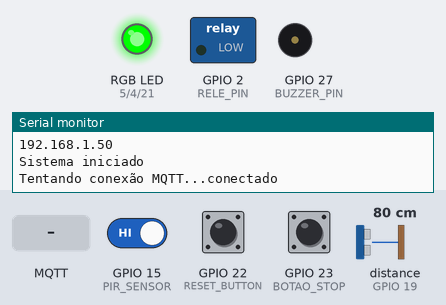
Bench run of a sketch on a simulated ESP32. Shown: switched loads named in the sketch (green lamp = pin HIGH), an RGB LED mixed from three pins (HIGH = lit), buzzer (waves = sounding), the last lines printed to the serial monitor. Wiring (inferred from the names in the program): ultrasonic range finder: trigger GPIO 18; echo GPIO 19. Inputs (shaded band) come from the test bench; at power-on: distance to the obstacle (sensor on GPIO 19) 80 cm, GPIO 15 (PIR_SENSOR) HIGH, GPIO 22 (RESET_BUTTON) HIGH, GPIO 23 (BOTAO_STOP) HIGH. The echo pulse lasts 58.3 µs per cm; WiFi joins after 1.5 s; servers stay silent unless stated; random numbers use the default seed unless the sketch sets one; no MQTT or app messages arrive unless stated; pins used as bus, display or sensor lines are not drawn.

Above: at 2.7 s.
2.8 s: distance to the obstacle (sensor on GPIO 19) set to 29 cm
4.3 s: distance to the obstacle (sensor on GPIO 19) set to 23 cm
At 5.0 s:
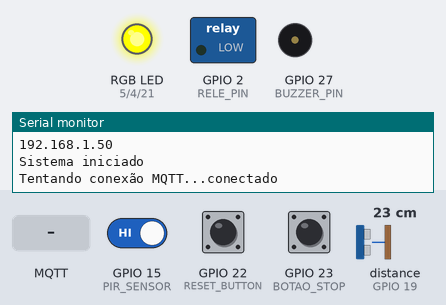
5.8 s: MQTT message "stop" arrives on the first subscribed topic
At 7.0 s:
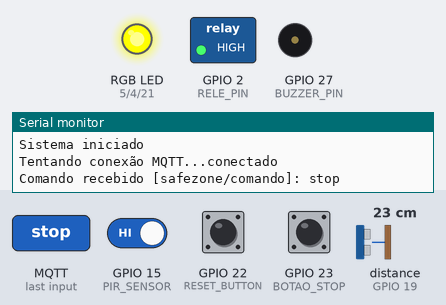
7.3 s: MQTT message "reset" arrives on the first subscribed topic
At 8.2 s:
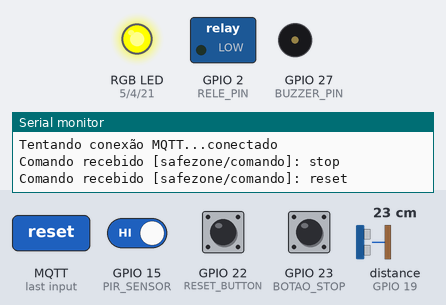
8.8 s: distance to the obstacle (sensor on GPIO 19) set to 17 cm
10.3 s: distance to the obstacle (sensor on GPIO 19) set to 13 cm
At 12.7 s:
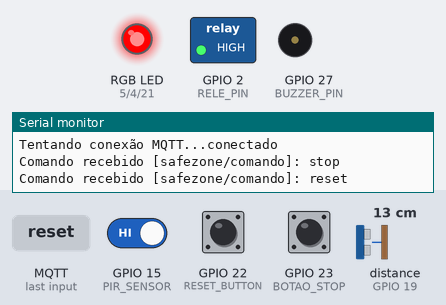
Timing chart, 0 to 14.2 s (numbered marks = the images above; inputs shaded):
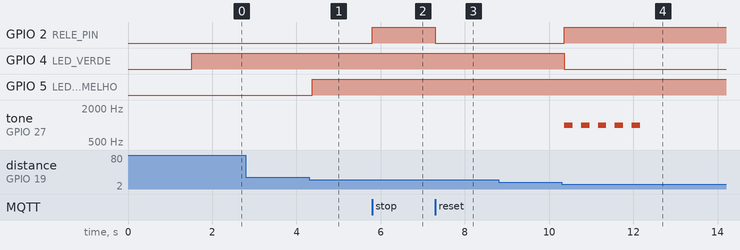

Measured:
- the behaviour switches between 26 and 25 cm on distance to the obstacle (sensor on GPIO 19) (found by bisection; images 0 and 1)
- the behaviour switches between 16 and 15 cm on distance to the obstacle (sensor on GPIO 19) (found by bisection; images 3 and 4)
- after the input at 2.8 s, every drawn part: stays the same
- after the input at 4.3 s, GPIO 5 (LED_VERMELHO): LOW → HIGH after 0.08 s
- after the input at 5.8 s, GPIO 2 (RELE_PIN): LOW → HIGH at once
- after the input at 7.3 s, GPIO 2 (RELE_PIN): HIGH → LOW at once
- after the input at 8.8 s, every drawn part: stays the same
- after the input at 10.3 s, GPIO 2 (RELE_PIN): LOW → HIGH after 0.06 s; GPIO 4 (LED_VERDE): HIGH → LOW after 0.06 s; tone on GPIO 27 (BUZZER_PIN): alternates 1000 Hz for 0.20 s and silent for 0.20 s, 10 changes in all, then stays silent, starting after 0.06 s

The sketch:

projeto_IoT.ino
```cpp
#include <Arduino.h>
#include <WiFi.h>
#include <PubSubClient.h>

// PINOS
#define PIR_SENSOR 15
#define TRIG_PIN 18
#define ECHO_PIN 19
#define LED_VERMELHO 5
#define LED_VERDE 4
#define LED_AZUL 21
#define BUZZER_PIN 27
#define RELE_PIN 2
#define BOTAO_STOP 23
#define RESET_BUTTON 22

// CONFIGURAÇÕES WIFI / MQTT
const char* ssid = "M52 de paulo"; //nome da rede wifi
const char* password = "12345678"; //senha da rede wifi
const char* broker_mqtt = "broker.hivemq.com";
const int porta_mqtt = 1883;

WiFiClient espClient;
PubSubClient client(espClient);


bool maquinaBloqueada = false;
unsigned long lastPublish = 0;

enum EstadoSistema {
  SEGURO,
  ALERTA,
  PERIGO,
  PARADO
};

EstadoSistema estadoAtual = SEGURO;


void setup_wifi() {
  delay(10);
  Serial.println();
  Serial.print("Conectando em ");
  Serial.println(ssid);

  WiFi.begin(ssid, password);

  while (WiFi.status() != WL_CONNECTED) {
    delay(500);
    Serial.print(".");
  }

  Serial.println("");
  Serial.println("WiFi conectado");
  Serial.println("IP: ");
  Serial.println(WiFi.localIP());
}

void callback(char* topic, byte* payload, unsigned int length) {
  String msg = "";
  for (int i = 0; i < length; i++) {
    msg += (char)payload[i];
  }

  Serial.print("Comando recebido [");
  Serial.print(topic);
  Serial.print("]: ");
  Serial.println(msg);

  if (msg == "reset") {
    maquinaBloqueada = false;
    estadoAtual = SEGURO;
    digitalWrite(RELE_PIN, LOW);
    noTone(BUZZER_PIN);
    client.publish("safezone/evento", "Reset remoto via Dashboard");
  }
  else if (msg == "stop") {
    maquinaBloqueada = true;
    estadoAtual = PARADO;
    digitalWrite(RELE_PIN, HIGH);
    client.publish("safezone/evento", "PARADA remota via Dashboard");
  }
}

void reconnect() {
  while (!client.connected()) {
    Serial.print("Tentando conexão MQTT...");
    String clientId = "ESP32SafeZone-" + String(random(0xffff), HEX);
    if (client.connect(clientId.c_str())) {
      Serial.println("conectado");
      client.subscribe("safezone/comando");
      client.publish("safezone/evento", "ESP32 Conectada");
      publicarDados(medirDistancia(), digitalRead(PIR_SENSOR));
    } else {
      Serial.print("falhou, rc=");
      Serial.print(client.state());
      Serial.println(" tentando novamente em 5 segundos");
      delay(5000);
    }
  }
}

void publicarDados(uint32_t distancia, bool movimento) {
  String statusStr = "";
  switch (estadoAtual) {
    case SEGURO: statusStr = "SEGURO"; break;
    case ALERTA: statusStr = "ALERTA"; break;
    case PERIGO: statusStr = "PERIGO"; break;
    case PARADO: statusStr = "PARADO"; break;
  }

  client.publish("safezone/status", statusStr.c_str(), true);
  client.publish("safezone/distancia", String(distancia).c_str(), true);
  client.publish("safezone/movimento", movimento ? "SIM" : "NAO", true);
}

// LED RGB
void ledSeguro() {
  digitalWrite(LED_VERMELHO, LOW);
  digitalWrite(LED_VERDE, HIGH);
  digitalWrite(LED_AZUL, LOW);
}

void ledAlerta() {
  digitalWrite(LED_VERMELHO, HIGH);
  digitalWrite(LED_VERDE, HIGH);
  digitalWrite(LED_AZUL, LOW);
}

void ledPerigo() {
  digitalWrite(LED_VERMELHO, HIGH);
  digitalWrite(LED_VERDE, LOW);
  digitalWrite(LED_AZUL, LOW);
}

// DISTÂNCIA
uint32_t medirDistancia() {
  digitalWrite(TRIG_PIN, LOW);
  delayMicroseconds(5);
  digitalWrite(TRIG_PIN, HIGH);
  delayMicroseconds(10);
  digitalWrite(TRIG_PIN, LOW);

  long duracao = pulseIn(ECHO_PIN, HIGH, 30000);

  if (duracao == 0) return 999;
  return duracao / 58;
}

void setup() {
  Serial.begin(115200);

  setup_wifi();
  client.setServer(broker_mqtt, porta_mqtt);
  client.setCallback(callback);

  pinMode(PIR_SENSOR, INPUT);
  pinMode(TRIG_PIN, OUTPUT);
  pinMode(ECHO_PIN, INPUT);
  pinMode(LED_VERMELHO, OUTPUT);
  pinMode(LED_VERDE, OUTPUT);
  pinMode(LED_AZUL, OUTPUT);
  pinMode(BUZZER_PIN, OUTPUT);
  pinMode(RELE_PIN, OUTPUT);
  pinMode(BOTAO_STOP, INPUT_PULLUP);
  pinMode(RESET_BUTTON, INPUT_PULLUP);

  digitalWrite(RELE_PIN, LOW);
  ledSeguro();

  Serial.println("Sistema iniciado");
}

void loop() {
  if (!client.connected()) {
    reconnect();
  }
  client.loop();

  // BOTÕES FÍSICOS
  if (!digitalRead(BOTAO_STOP)) {
    maquinaBloqueada = true;
    estadoAtual = PARADO;
    digitalWrite(RELE_PIN, HIGH);
    client.publish("safezone/evento", "Botão STOP físico pressionado");
    delay(300);
  }

  if (!digitalRead(RESET_BUTTON)) {
    maquinaBloqueada = false;
    estadoAtual = SEGURO;
    digitalWrite(RELE_PIN, LOW);
    noTone(BUZZER_PIN);
    client.publish("safezone/evento", "Botão RESET físico pressionado");
    delay(300);
  }

  if (maquinaBloqueada) {
    if (millis() - lastPublish > 2000) {
      publicarDados(medirDistancia(), digitalRead(PIR_SENSOR));
      lastPublish = millis();
    }
    return;
  }

  bool movimento = digitalRead(PIR_SENSOR);
  uint32_t distancia = medirDistancia();

  if (!movimento) {
    estadoAtual = SEGURO;
    ledSeguro();
    digitalWrite(RELE_PIN, LOW);
    noTone(BUZZER_PIN);
  } else {
    if (distancia <= 15) {
      estadoAtual = PERIGO;
      maquinaBloqueada = true;
      digitalWrite(RELE_PIN, HIGH);
      ledPerigo();
      for (int i = 0; i < 5; i++) {
        tone(BUZZER_PIN, 1000);
        delay(200);

        noTone(BUZZER_PIN);
        delay(200);
      }
      client.publish("safezone/evento", "Invasão detectada - MÁQUINA BLOQUEADA");
    } else if (distancia <= 25) {
      estadoAtual = ALERTA;
      ledAlerta();
    } else {
      estadoAtual = SEGURO;
      ledSeguro();
      digitalWrite(RELE_PIN, LOW);
      noTone(BUZZER_PIN);
    }
  }

  // Publicação periódica (independente de movimento)
  if (millis() - lastPublish > 2000) {
    publicarDados(distancia, movimento);
    lastPublish = millis();
  }

  delay(100);
}
```
